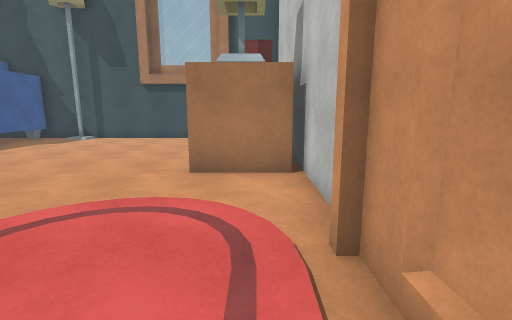
view 1 (above)

13 first-person views from a walk through a Unity game level. The camera is 1.5 m above the floor, tilts 10° down and sees 85° across. The floor is counted in squares, 1 m on a side. Each view is taken from the middle of a square. On the plan, view 1 faces up. The plan holds only what a view shows up to about 14 squares ahead; the rest is blank. The place goes on beyond the plan. Surface patterns are stand-ins for the level's own textures.

view 2
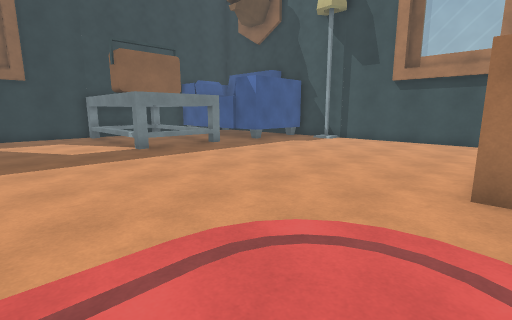

view 3
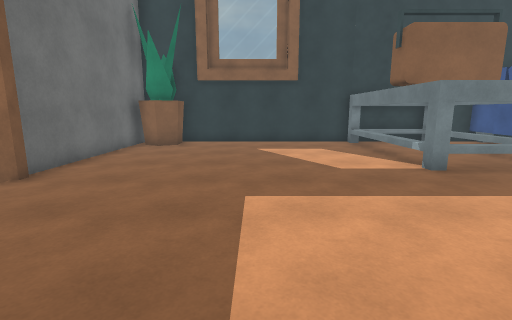

view 4
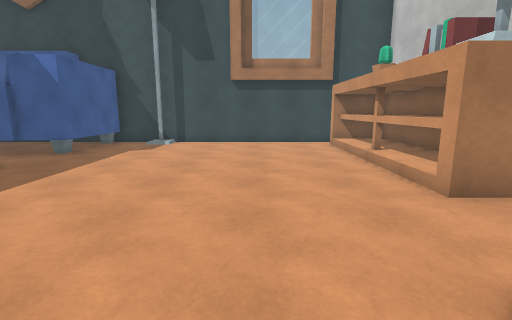

view 5
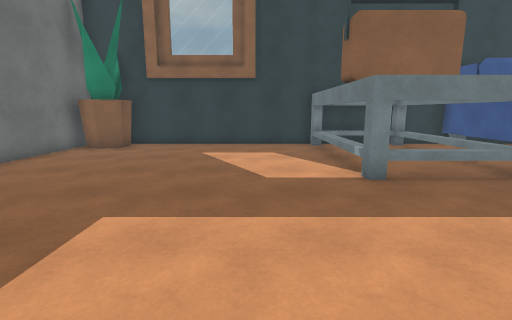

view 6
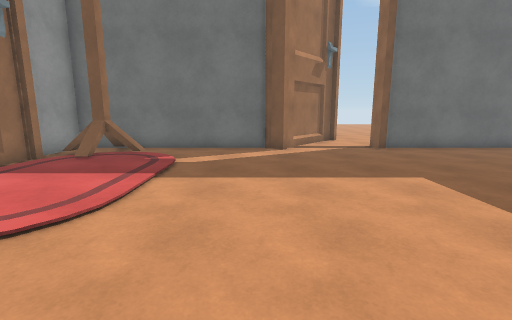

view 7
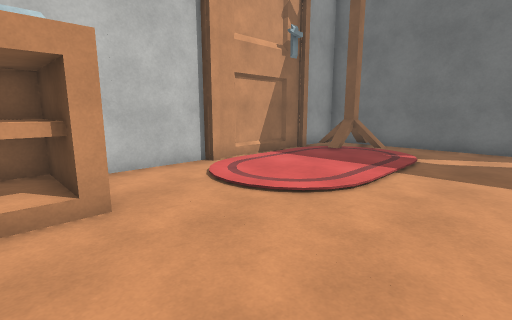

view 8
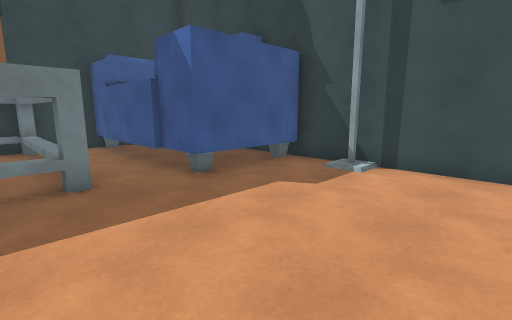

view 9
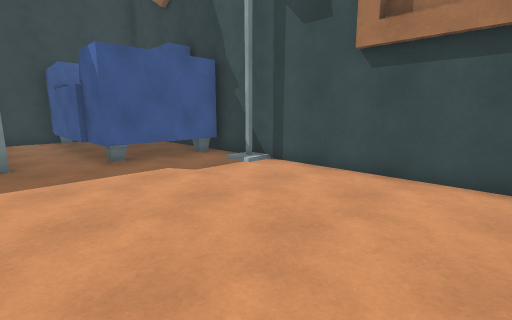

view 10
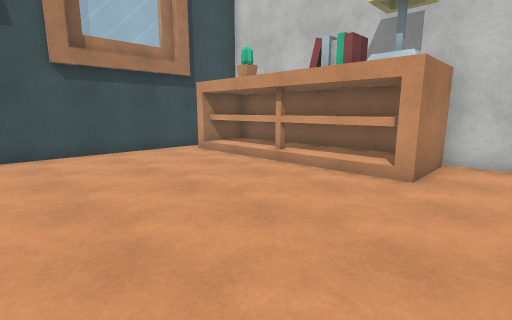

view 11
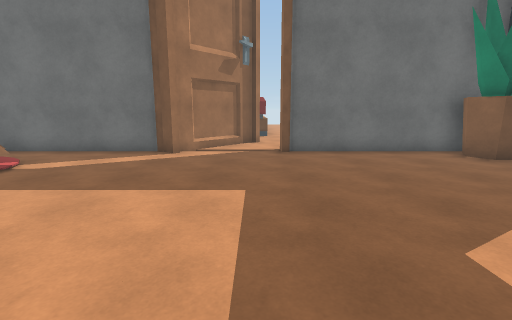

view 12
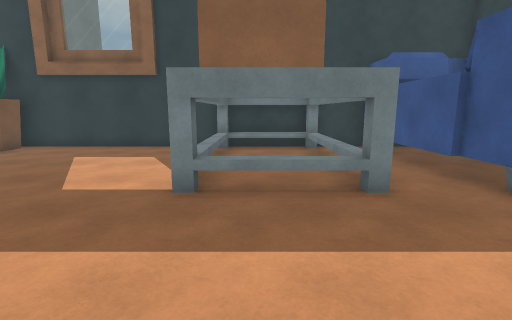

view 13
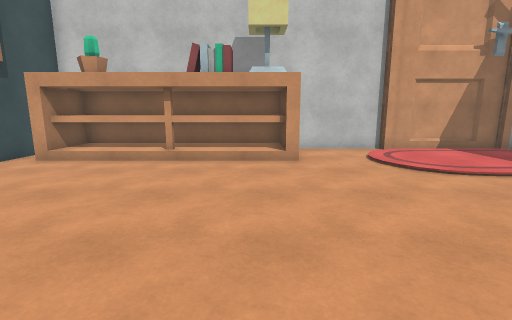

### Floor plan
Key: @ floor where view 1 was taken; # wall or solid block; . floor; R rug; P plant; A rack; O other object.
Columns run from 19 left of view 1 to 1 right of it. Each row starts with its distance up from view 1.
 16       #############
 15        #.........###
 14    OOO #..........OO
 13 #      #..........OO
 12 ##O   ##..........OO
 11 #.OOOOO...........OO
 10 #.................OO
  9 #OOOOOOO..........OO#
  8 #O     O..........OO#
  7 #O     O.........O###
  6 #OOOOOOO............#
  5 #...................#
  4 #...................#
  3 #................  .#
  2 #...............   .#
  1 #...............  . #
  0 #...............   @#
 -1 #...............    #
 -2 #................ R #
 -3 #PP...............AA#
 -4  P..........#.....###
 -5  ########  ##########

Positions as (right, up) in squares from view 1, and headings:
1: (0, 0), facing up
2: (-1, 1), facing up-left
3: (-5, 1), facing left
4: (-5, 2), facing up
5: (-6, 3), facing left
6: (-6, 7), facing down
7: (-6, 8), facing down-right
8: (-6, 8), facing up-left
9: (-3, 9), facing up-left
10: (-8, 5), facing up-right
11: (-10, 6), facing down
12: (-7, 7), facing left
13: (-10, 8), facing right
